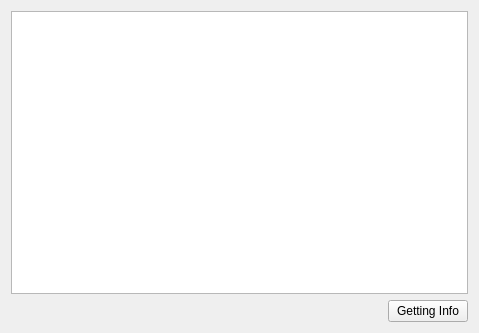
<?xml version="1.0" encoding="UTF-8"?>
<ui version="4.0">
 <class>Widget</class>
 <widget class="QWidget" name="Widget">
  <property name="geometry">
   <rect>
    <x>0</x>
    <y>0</y>
    <width>479</width>
    <height>333</height>
   </rect>
  </property>
  <property name="windowTitle">
   <string>Widget</string>
  </property>
  <layout class="QVBoxLayout" name="verticalLayout">
   <item>
    <widget class="QTextEdit" name="textEdit"/>
   </item>
   <item>
    <layout class="QHBoxLayout" name="horizontalLayout">
     <item>
      <spacer name="horizontalSpacer">
       <property name="orientation">
        <enum>Qt::Horizontal</enum>
       </property>
       <property name="sizeHint" stdset="0">
        <size>
         <width>40</width>
         <height>20</height>
        </size>
       </property>
      </spacer>
     </item>
     <item>
      <widget class="QPushButton" name="getInfoButton">
       <property name="text">
        <string>Getting Info</string>
       </property>
      </widget>
     </item>
    </layout>
   </item>
  </layout>
 </widget>
 <layoutdefault spacing="6" margin="11"/>
 <resources/>
 <connections/>
</ui>
